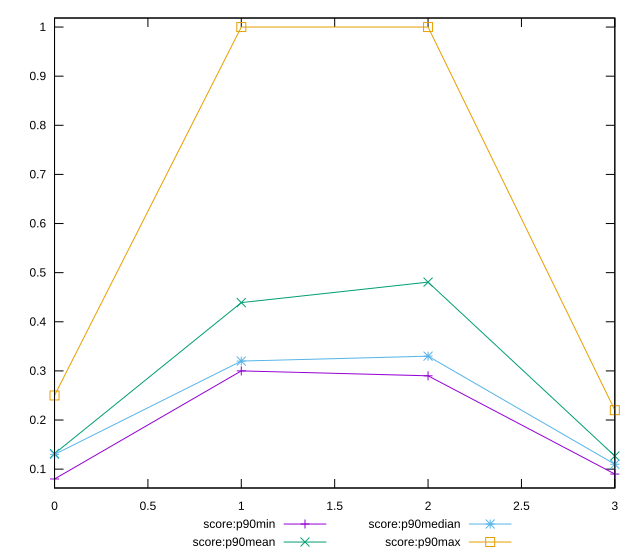

The gnuplot source for this figure:
reset

$scoreP90Min <<EOF
0 0.08
1 0.3
2 0.29
3 0.09
EOF

$scoreP90Mean <<EOF
0 0.13159574468085117
1 0.43904255319148955
2 0.48075268817204325
3 0.12670212765957445
EOF

$scoreP90Median <<EOF
0 0.13
1 0.32
2 0.33
3 0.11
EOF

$scoreP90Max <<EOF
0 0.25
1 1
2 1
3 0.22
EOF

set key outside below
set xrange [0:3]
set yrange [0.0616:1.0184]
set trange [0.0616:1.0184]
set terminal svg size 640, 560 enhanced background rgb 'white'
set output "report/report_00029_2021-02-24T13-36-40.390Z/unused-javascript/progression/score.svg"

plot $scoreP90Min title "score:p90min" with linespoints, \
     $scoreP90Mean title "score:p90mean" with linespoints, \
     $scoreP90Median title "score:p90median" with linespoints, \
     $scoreP90Max title "score:p90max" with linespoints

reset
